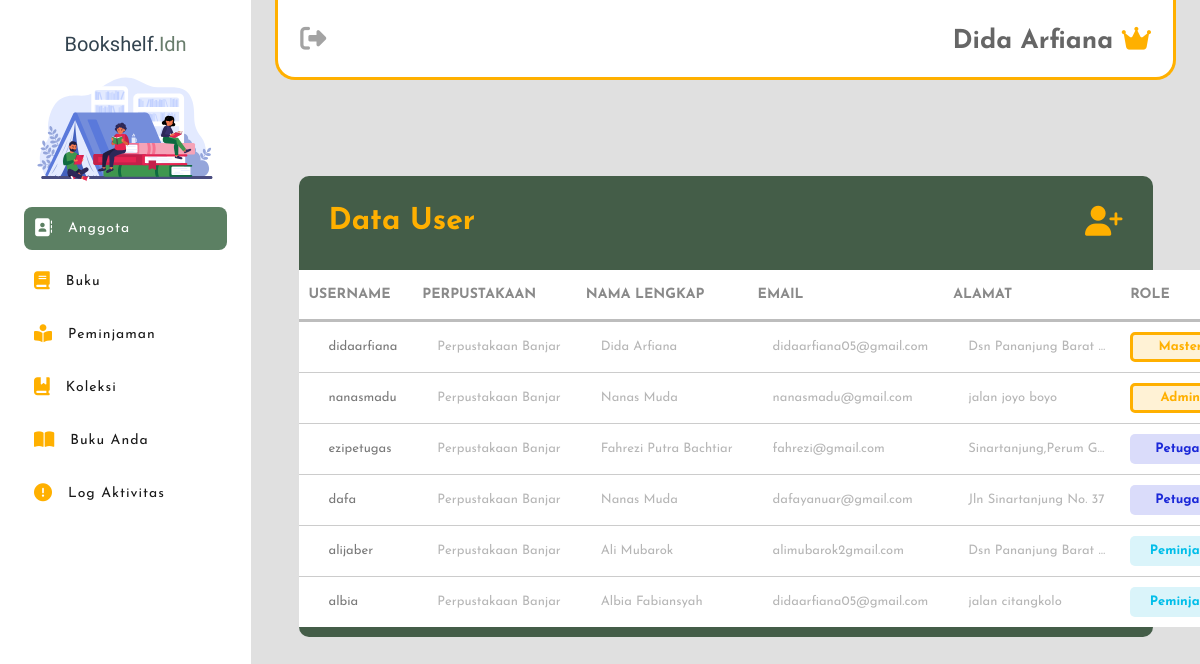
Screenshot of /admin_petugas/data_user.php (signed in) with the database file from the repository.
### tables this page shows
CREATE TABLE `user` (
  `userID` int(11) NOT NULL,
  `perpusID` int(11) NOT NULL,
  `username` varchar(255) NOT NULL,
  `password` text NOT NULL,
  `email` varchar(255) NOT NULL,
  `namalengkap` varchar(255) NOT NULL,
  `no_hp` varchar(50) NOT NULL,
  `alamat` text NOT NULL,
  `acces_level` varchar(50) NOT NULL,
  `created_at` timestamp NOT NULL DEFAULT current_timestamp() ON UPDATE current_timestamp()
);

CREATE TABLE `perpus` (
  `perpusID` int(11) NOT NULL,
  `nama_perpus` varchar(50) NOT NULL,
  `alamat` varchar(50) NOT NULL,
  `tlp_hp` varchar(50) NOT NULL,
  `created_at` timestamp NOT NULL DEFAULT current_timestamp() ON UPDATE current_timestamp()
);

### admin_petugas/data_user.php (the view, shortened to what this page needs)
<?php
require '../koneksi.php';
$query = "SELECT u.userID, p.perpusID, u.username, p.nama_perpus, u.namalengkap, u.email, u.alamat, u.acces_level
          FROM user u
          INNER JOIN perpus p ON p.perpusID = u.perpusID
          ORDER BY
            CASE
                WHEN u.acces_level = 'super_admin' THEN 1
                WHEN u.acces_level = 'admin' THEN 2
                WHEN u.acces_level = 'petugas' THEN 3
                WHEN u.acces_level = 'peminjam' THEN 4
                ELSE 5
            END";
$result = mysqli_query($koneksi, $query);
?>
<!DOCTYPE html>
<html lang="en">
<head>
    <link rel="stylesheet" href="../css/data_user.css?v=<?php echo time(); ?>">
    <link rel="stylesheet" href="https://cdnjs.cloudflare.com/ajax/libs/jquery-nice-select/1.1.0/css/nice-select.min.css">
</head>
<body>
    <?php require '../sidebar.php' ?>
    <?php require 'navbar.php'?>
    <div class="card">
        <h5 class="card-header">Data User <div class="user-add" onclick="showRegistrationForm()"><i class="fa-solid fa-user-plus"></i></div></h5>
        <div class="table-responsive">
            <table class="table-hover">
                <thead class="head-table">
                    <tr>
                        <th>USERNAME</th>
                        <th>PERPUSTAKAAN</th>
                        <th>NAMA LENGKAP</th>
                        <th>EMAIL</th>
                        <th>ALAMAT</th>
                        <th>ROLE</th>
                    </tr>
                </thead>
                <tbody class="table-body">
                    <?php while ($row = mysqli_fetch_assoc($result)) { ?>
                        <tr id="row_<?php echo $row['userID']; ?>">
                            <td><?php echo $row['username']; ?></td>
                            <td><?php echo $row['nama_perpus']; ?></td>
                            <td><?php echo $row['namalengkap']; ?></td>
                            <td><?php echo $row['email']; ?></td>
                            <td><?php echo $row['alamat']; ?></td>
                            <td>
                                <?php if ($row['acces_level'] == 'admin' OR $row['acces_level'] == 'super_admin') { ?>
                                    <div class="admin-label">
                                    <?php if ($row['acces_level'] == 'super_admin') { ?>
                                        <p class="role-admin">Master</p>
                                    <?php } elseif  ($row['acces_level'] == 'admin') { ?>
                                        <p class="role-admin">Admin</p>
                                    <?php } ?>
                                    </div>
                                <?php } elseif ($row['acces_level'] == 'petugas') { ?>
                                    <div class="petugas-label">
                                        <p class="role-petugas">Petugas</p>
                                    </div>
                                <?php } elseif ($row['acces_level'] == 'peminjam') { ?>
                                    <div class="peminjam-label">
                                        <p class="role-peminjam">Peminjam</p>
                                    </div>
                                <?php } ?>
                            </td>
                        </tr>
                    <?php } ?>
                </tbody>
            </table>
        </div>
    </div>
</body>
</html>

### css/data_user.css (style rules this page uses)
.card { width: 90%; background-color: #445D48; margin: 30px auto; border-radius: 10px; margin-top: 12vh; padding-bottom: 10px; }
.card-header { padding: 30px; color: #FFB000; font-family: var(--default); font-size: 30px; display: flex; justify-content: space-between; }
.table-hover { font-family: var(--default); width: 100%; border-collapse: collapse; background-color: #fff; }
.head-table { font-size: 14px; color: #8a8a8a; }
.head-table tr { border-bottom: 3px solid #bdbdbd; width: 100%; height: 50px; }
.head-table th { padding: 10px 5px; border-left: none; text-align: left; }
.head-table th:nth-child(1) { padding-left: 10px; width: 120px; }
.head-table th:nth-child(3) { width: 170px; }
.head-table th:nth-child(4) { width: 160px; }
.head-table th:nth-child(5) { width: 180px; }
.head-table th:nth-child(6) { padding: 10px 2px; width: 100px; }
.table-body tr { border-top: 1px solid #ccc; width: 100%; }
.table-body td:nth-child(1) { padding-left: 30px; color: #797979; width: 120px; }
.table-body td:nth-child(3) { width: 170px; }
.table-body td:nth-child(4) { width: 160px; }
.table-body td:nth-child(5) { max-width: 180px; }
.table-body td:nth-child(6) { padding: 10px 2px; width: 100px; }
.table-body td { overflow: hidden; text-overflow: ellipsis; white-space: nowrap; color: #b6b6b6; font-weight: 400; padding: 10px 20px; text-align: left; font-size: 13px; }
.admin-label { width: 100px; height: 30px; background-color: #fff2d5; display: flex; justify-content: center; align-items: center; font-size: 13px; color: #ffb000; font-weight: bold; border-radius: 5px; border: 3px solid #ffb000; }
.petugas-label { width: 100px; height: 30px; background-color: #dadcfa; display: flex; justify-content: center; align-items: center; font-size: 13px; color: #1b28d8; font-weight: 700; border-radius: 5px; }
.peminjam-label { width: 100px; height: 30px; background-color: #daf4fa; display: flex; justify-content: center; align-items: center; font-size: 13px; color: #01bee9; font-weight: 700; border-radius: 5px; }

### css/style.css (style rules this page uses)
:root { --primary : #001524; --secondary : #445D48; --third-color : #D6CC99; --fourth-color : #FDE5D4; --dark : #1a1a1a; --logo : "Yeseva One", serif; --default : "Josefin Sans", sans-serif; --script : "Poppins", sans-serif; }
* { margin: 0; padding: 0; box-sizing: border-box; outline: none; border: none; text-decoration: none; list-style: none; }

### rows the page displays
user: username "didaarfiana", perpusID.nama_perpus "Perpustakaan Banjar", namalengkap "Dida Arfiana", email "didaarfiana05@gmail.com", alamat "Dsn Pananjung Barat…", acces_level "Master"
user: username "nanasmadu", perpusID.nama_perpus "Perpustakaan Banjar", namalengkap "Nanas Muda", email "nanasmadu@gmail.com", alamat "jalan joyo boyo", acces_level "Admin"
user: username "ezipetugas", perpusID.nama_perpus "Perpustakaan Banjar", namalengkap "Fahrezi Putra Bachtiar", email "fahrezi@gmail.com", alamat "Sinartanjung,Perum G…", acces_level "Petugas"
user: username "dafa", perpusID.nama_perpus "Perpustakaan Banjar", namalengkap "Nanas Muda", email "dafayanuar@gmail.com", alamat "Jln Sinartanjung No. 37", acces_level "Petugas"
user: username "alijaber", perpusID.nama_perpus "Perpustakaan Banjar", namalengkap "Ali Mubarok", email "alimubarok2gmail.com", alamat "Dsn Pananjung Barat…", acces_level "Peminjam"
user: username "albia", perpusID.nama_perpus "Perpustakaan Banjar", namalengkap "Albia Fabiansyah", email "didaarfiana05@gmail.com", alamat "jalan citangkolo", acces_level "Peminjam"

### other values shown
$item["description"] "Anggota"
$item["description"] "Buku"
$item["description"] "Peminjaman"
$item["description"] "Koleksi"
$item["description"] "Buku Anda"
$item["description"] "Log Aktivitas"
$namalengkap "Dida Arfiana"
